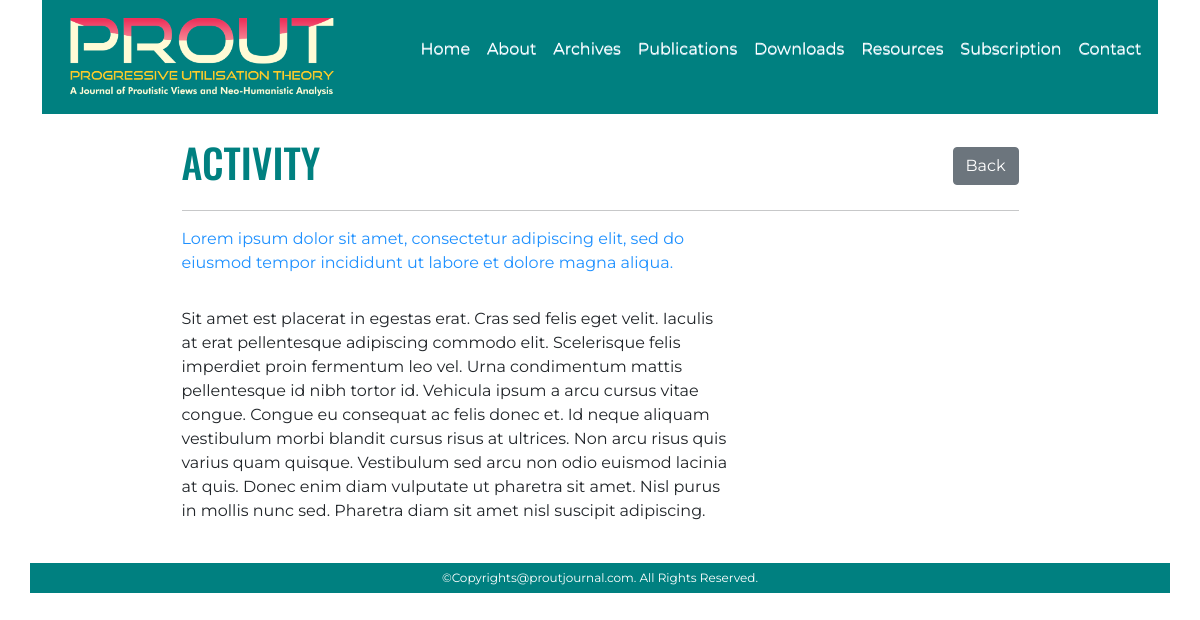
/detail2/1, run on the app's committed database.
### edits/models.py (models this page shows, shortened)
class Edit(models.Model):
    name = models.CharField(max_length=50)
    ananda_vani = models.TextField()
    slider1_img = models.ImageField(blank=True, null=True)
    slider1_title = models.CharField(max_length=250)
    slider2_img = models.ImageField(blank=True, null=True)
    slider2_title = models.CharField(max_length=250)
    slider3_img = models.ImageField(blank=True, null=True)
    slider3_title = models.CharField(max_length=250)
    slider4_img = models.ImageField(blank=True, null=True)
    slider4_title = models.CharField(max_length=250)
    slider5_img = models.ImageField(blank=True, null=True)
    slider5_title = models.CharField(max_length=250)
    slider6_img = models.ImageField(blank=True, null=True)
    slider6_title = models.CharField(max_length=250)
    recent1_title = models.CharField(max_length=250)
    recent1_img = models.ImageField(blank=True, null=True)
    recent1_pdf = models.FileField(blank=True, null=True)
    recent2_title = models.CharField(max_length=250)
    recent2_img = models.ImageField(blank=True, null=True)
    recent2_pdf = models.FileField(blank=True, null=True)
    recent3_title = models.CharField(max_length=250)
    recent3_img = models.ImageField(blank=True, null=True)
    recent3_pdf = models.FileField(blank=True, null=True)
    act1_img = models.ImageField(blank=True, null=True)
    act1_title = models.CharField(max_length=250)
    act1_desc = RichTextUploadingField()
    act2_img = models.ImageField(blank=True, null=True)
    act2_title = models.CharField(max_length=250)
    act2_desc = RichTextUploadingField()
    act3_img = models.ImageField(blank=True, null=True)
    act3_title = models.CharField(max_length=250)
    act3_desc = RichTextUploadingField()
    act4_img = models.ImageField(blank=True, null=True)
    act4_title = models.CharField(max_length=250)
    act4_desc = RichTextUploadingField()
    act5_img = models.ImageField(blank=True, null=True)
    act5_title = models.CharField(max_length=250)
    act5_desc = RichTextUploadingField()
    act6_img = models.ImageField(blank=True, null=True)
    act6_title = models.CharField(max_length=250)
    act6_desc = RichTextUploadingField()
    current_img = models.ImageField(blank=True, null=True)
    current_pdf = models.FileField(blank=True, null=True)
    editorial_title = models.CharField(max_length=50)
    editorial_intro = models.TextField(blank=True, null=True)
    editorial_desc = RichTextUploadingField()
    coverstory_title = models.CharField(max_length=50)
    coverstory_writer = models.CharField(default="", max_length=50)
    coverstory_intro = models.TextField(blank=True, null=True)
    coverstory_desc = RichTextUploadingField()
    coverstory_img = models.ImageField(default="", blank=True, null=True)
    ad_img = models.ImageField(blank=True, null=True)
    partner1_img = models.ImageField(blank=True, null=True)
    partner1_title = models.CharField(max_length=20)
    partner2_img = models.ImageField(blank=True, null=True)
    partner2_title = models.CharField(max_length=20)
    partner3_img = models.ImageField(blank=True, null=True)
    partner3_title = models.CharField(max_length=20)
    partner4_img = models.ImageField(default="", blank=True, null=True)
    partner4_title = models.CharField(default="", max_length=20)
    editor = models.CharField(max_length=50)
    editorial_board = models.CharField(max_length=100)
    general_manager = models.CharField(max_length=50)
    business_director = models.CharField(max_length=50)
    circular_manager = models.CharField(max_length=50)
    correspondents = models.CharField(max_length=50)

### edits/views.py (the view)
# urls.py: path('detail2/<int:id_2>', views.details2, name='detail2'),
def details2(request, id_2):
    qs = Edit.objects.filter(id=id_2)
    context = {
        'object': qs
    }
    return render(request, 'edits/act2.html', context)

### edits/templates/edits/act2.html (shortened to what this page needs)
{% extends 'base.html' %}
{% load static %}
{% block content %}
<div class="act_content w-75 m-auto my-4">
  <div class="title_bar d-flex ">
    <h1>ACTIVITY</h1>
    <a href="/">
      <button type=" button" class="btn btn-secondary">Back</button>
    </a>
  </div>
  <hr>
  {% for d in object %}
  <div class="row row_act">
    <div class="col-sm-12 col-md-8">
      <p style="color: dodgerblue;">{{d.act2_title}}</p>
      <p style="text-align:justify; column-count: 2; column-gap: 20px;">{{d.act2_desc | safe}}</p>
    </div>
    <div class="col-sm-12 col-md-4">
      <figure>
      </figure>
    </div>
  </div>
  {% endfor %}
</div>
{% endblock %}

### static_my_proj/css/navbar.css (style rules this page uses)
* { margin: 0; padding: 0; box-sizing: border-box; }

### static_my_proj/css/main.css (style rules this page uses)
* { margin: 0; padding: 0; box-sizing: border-box; }
body { font-family: "Montserrat", sans-serif; }
h1, h2, h3, h4, h5, h6 { font-family: "Oswald", sans-serif; color: #008080; }
.title_bar { justify-content: space-between; align-items: center; }

### data on the page
Edit: act2_title "Lorem ipsum dolor sit amet, consectetur adipiscing elit, sed do eiusmod tempor incididunt ut labore et dolore magna aliqua.", act2_desc "Sit amet est placerat in egestas erat. Cras sed felis eget velit. Iaculis at erat pellentesque adipiscing commodo elit. Scelerisque felis imperdiet proin fermentum leo vel. Urna condimentum mattis pellentesque id nibh tortor id. Vehicula ipsum a arcu cursus vitae congue. Congue eu consequat ac felis donec et. Id neque aliquam vestibulum morbi blandit cursus risus at ultrices. Non arcu risus quis varius quam quisque. Vestibulum sed arcu non odio euismod lacinia at quis. Donec enim diam vulputate ut pharetra sit amet. Nisl purus in mollis nunc sed. Pharetra diam sit amet nisl suscipit adipiscing."
